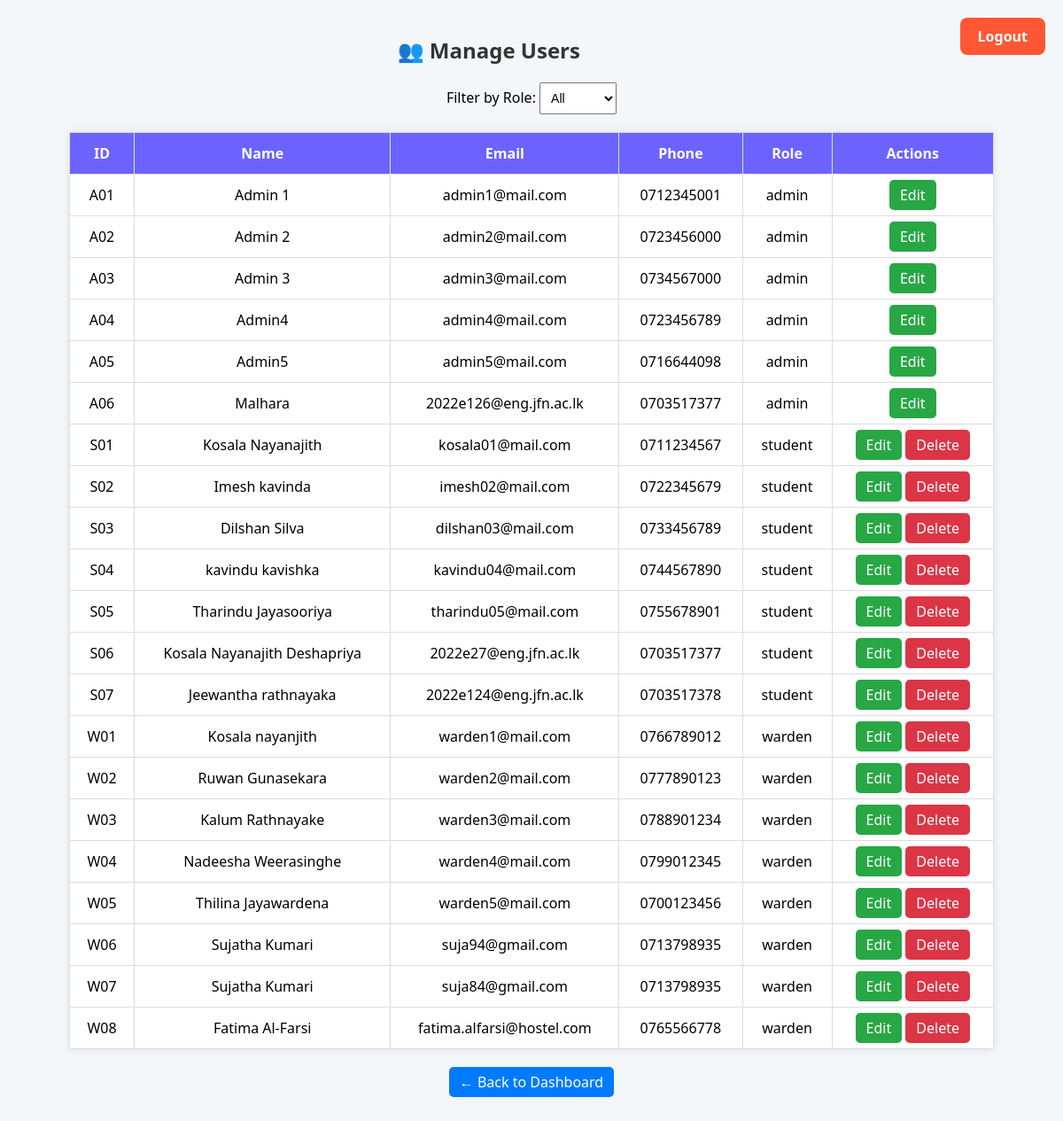
Screenshot of /manage_users.php (signed in) with the database file from the repository.
### tables this page shows
CREATE TABLE `user` (
  `ID` varchar(10) NOT NULL,
  `name` varchar(100) DEFAULT NULL,
  `email` varchar(100) DEFAULT NULL,
  `phonenumber` varchar(15) DEFAULT NULL,
  `password` varchar(255) DEFAULT NULL,
  `role` varchar(20) NOT NULL
);

### manage_users.php (the view, shortened to what this page needs)
<?php
include 'db_connect.php';
$role_filter = isset($_GET['role']) ? $_GET['role'] : 'all';
$query = "SELECT * FROM user";
if ($role_filter !== 'all') {
    $query .= " WHERE role = ?";
    $stmt = $conn->prepare($query);
    $stmt->bind_param("s", $role_filter);
} else {
    $stmt = $conn->prepare($query);
}
$stmt->execute();
$result = $stmt->get_result();
?>
<!DOCTYPE html>
<html>
<head>
</head>
<body>
<a href="logout.php" class="logout">Logout</a>
<h2>👥 Manage Users</h2>
<div class="filter-form">
    <form method="GET">
        <label for="role">Filter by Role:</label>
        <select name="role" onchange="this.form.submit()">
            <option value="all" <?= $role_filter === 'all' ? 'selected' : '' ?>>All</option>
        </select>
    </form>
</div>
<table>
    <thead>
        <tr>
            <th>ID</th>
            <th>Name</th>
            <th>Email</th>
            <th>Phone</th>
            <th>Role</th>
            <th>Actions</th>
        </tr>
    </thead>
    <tbody>
        <?php while ($row = $result->fetch_assoc()): ?>
            <tr>
                <td><?= htmlspecialchars($row['ID']) ?></td>
                <td><?= htmlspecialchars($row['name']) ?></td>
                <td><?= htmlspecialchars($row['email']) ?></td>
                <td><?= htmlspecialchars($row['phonenumber']) ?></td>
                <td><?= htmlspecialchars($row['role']) ?></td>
                <td>
                    <a class="btn edit-btn" href="edit_user.php?id=<?= urlencode($row['ID']) ?>">Edit</a>
                    <?php if ($row['role'] !== 'admin'): ?>
                        <a class="btn delete-btn" href="delete_user.php?id=<?= urlencode($row['ID']) ?>" onclick="return confirm('Are you sure you want to delete this user?')">Delete</a>
                    <?php endif; ?>
                </td>
            </tr>
        <?php endwhile; ?>
    </tbody>
</table>
<a href="admin_dashboard.php" class="btn back-btn">← Back to Dashboard</a>
</body>
</html>

### manage_users.php (style rules this page uses)
body { font-family: 'Segoe UI', sans-serif; background: #f4f7fa; margin: 0; padding: 20px; }
h2 { text-align: center; color: #333; }
.filter-form { text-align: center; margin-bottom: 20px; }
table { width: 90%; margin: auto; border-collapse: collapse; background: white; box-shadow: 0 0 8px rgba(0,0,0,0.1); }
th, td { border: 1px solid #ddd; padding: 12px 15px; text-align: center; }
th { background: #6c63ff; color: white; }
a.btn { padding: 6px 12px; color: white; text-decoration: none; border-radius: 5px; }
.edit-btn { background-color: #28a745; }
.delete-btn { background-color: #dc3545; }
.back-btn { background-color: #007bff; margin: 20px auto; display: block; width: fit-content; }
select { padding: 8px; font-size: 14px; }
.logout { float: right; color: #fff; background-color: #ff5733; padding: 10px 20px; text-decoration: none; font-weight: bold; border-radius: 8px; transition: background 0.3s ease; }

### rows the page displays
user: ID "A01", name "Admin 1", email "admin1@mail.com", phonenumber "0712345001", role "admin"
user: ID "A02", name "Admin 2", email "admin2@mail.com", phonenumber "0723456000", role "admin"
user: ID "A03", name "Admin 3", email "admin3@mail.com", phonenumber "0734567000", role "admin"
user: ID "A04", name "Admin4", email "admin4@mail.com", phonenumber "0723456789", role "admin"
user: ID "A05", name "Admin5", email "admin5@mail.com", phonenumber "0716644098", role "admin"
user: ID "A06", name "Malhara", email "2022e126@eng.jfn.ac.lk", phonenumber "0703517377", role "admin"
user: ID "S01", name "Kosala Nayanajith", email "kosala01@mail.com", phonenumber "0711234567", role "student"
user: ID "S02", name "Imesh kavinda", email "imesh02@mail.com", phonenumber "0722345679", role "student"
user: ID "S03", name "Dilshan Silva", email "dilshan03@mail.com", phonenumber "0733456789", role "student"
user: ID "S04", name "kavindu kavishka", email "kavindu04@mail.com", phonenumber "0744567890", role "student"
user: ID "S05", name "Tharindu Jayasooriya", email "tharindu05@mail.com", phonenumber "0755678901", role "student"
user: ID "S06", name "Kosala Nayanajith Deshapriya", email "2022e27@eng.jfn.ac.lk", phonenumber "0703517377", role "student"
user: ID "S07", name "Jeewantha rathnayaka", email "2022e124@eng.jfn.ac.lk", phonenumber "0703517378", role "student"
user: ID "W01", name "Kosala nayanjith", email "warden1@mail.com", phonenumber "0766789012", role "warden"
user: ID "W02", name "Ruwan Gunasekara", email "warden2@mail.com", phonenumber "0777890123", role "warden"
user: ID "W03", name "Kalum Rathnayake", email "warden3@mail.com", phonenumber "0788901234", role "warden"
user: ID "W04", name "Nadeesha Weerasinghe", email "warden4@mail.com", phonenumber "0799012345", role "warden"
user: ID "W05", name "Thilina Jayawardena", email "warden5@mail.com", phonenumber "0700123456", role "warden"
user: ID "W06", name "Sujatha Kumari", email "suja94@gmail.com", phonenumber "0713798935", role "warden"
user: ID "W07", name "Sujatha Kumari", email "suja84@gmail.com", phonenumber "0713798935", role "warden"
user: ID "W08", name "Fatima Al-Farsi", email "fatima.alfarsi@hostel.com", phonenumber "0765566778", role "warden"
